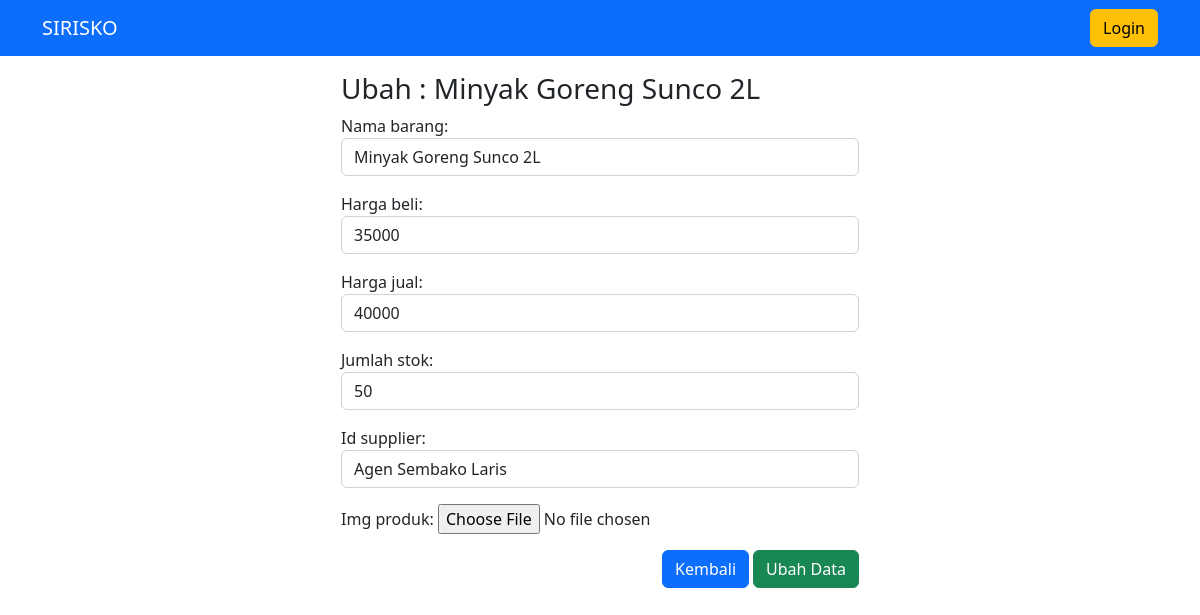
Before: /barang/ubah/1 with the older database file.
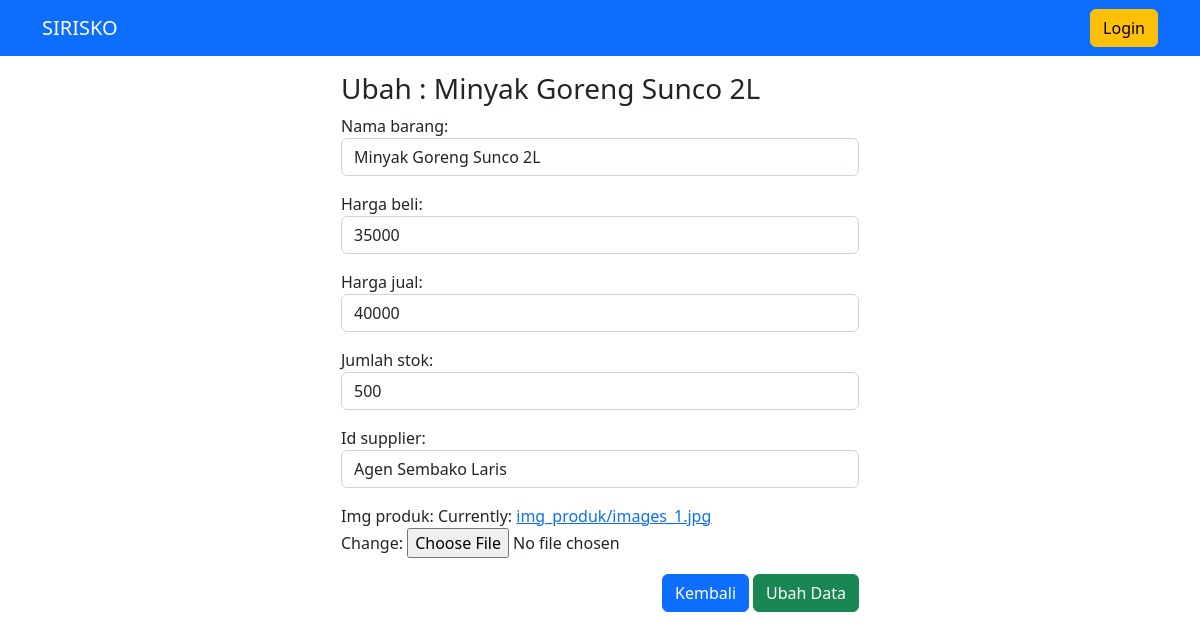
After: the same page with the newer database file.
### inventaris/models.py (models this page shows, shortened)
class Barang(models.Model):
    nama_barang = models.CharField(max_length=50)
    harga_beli = models.IntegerField()
    harga_jual = models.IntegerField(null=True)
    jumlah_stok = models.IntegerField()
    id_supplier = models.ForeignKey(
        Supplier, on_delete=models.CASCADE, null=True)
    img_produk = models.ImageField(upload_to='img_produk/', null=True)
    tanggal = models.DateTimeField(auto_now_add=True, null=True)

### inventaris/views.py (the view)
# urls.py: path('barang/ubah/<int:id_barang>', views.ubah_barang, name='ubah_barang'),
def ubah_barang(request, id_barang):
    barang_id = models.Barang.objects.get(id=id_barang)
    template = 'ubah-barang.html'
    if request.POST:
        form = forms.FormBarang(
            request.POST, request.FILES, instance=barang_id)
        if form.is_valid():
            form.save()
            messages.success(request, "Data berhasil diperbaharui!")
            return redirect('barang')
    else:
        form = forms.FormBarang(instance=barang_id)
        konteks = {
            'form': form,
            'barang_id': barang_id,
        }
    return render(request, template, konteks)

### inventaris/forms.py
class FormBarang(ModelForm):
    class Meta:
        model = models.Barang
        fields = '__all__'
        widgets = {
            'nama_barang': forms.TextInput({'class': 'form-control'}),
            'harga_beli': forms.NumberInput({'class': 'form-control'}),
            'harga_jual': forms.NumberInput({'class': 'form-control'}),
            'jumlah_stok': forms.NumberInput({'class': 'form-control'}),
            'id_supplier': forms.Select({'class': 'form-control'}),
        }

### inventaris/models.py (called while the page is built)
    def __str__(self):
        return self.nama_supplier

### inventaris/templates/ubah-barang.html (shortened to what this page needs)
{% extends 'base.html' %}
{% block content %}
<div class="container">
    <div class="row m-3 justify-content-center">
        <div class="col-md-6">
            <h3>Ubah : {{ barang_id.nama_barang }}</h3>
            <form action="{% url 'ubah_barang' barang_id.id %}" method="post" enctype="multipart/form-data">
                {{form.as_p}}
                <div class="d-flex justify-content-end">
                    <a href="{% url 'barang' %}" class="btn btn-primary">Kembali</a>
                    <button class="btn btn-success">Ubah Data</button>
                </div>
            </form>
        </div>
    </div>
</div>
{% endblock %}

Changed rows visible on the page:
changed Barang "Minyak Goreng Sunco 2L": jumlah_stok "50" → "500"
Other visible differences:
text no longer shown: "Nama barang: Harga beli: Harga jual: Jumlah stok: Id supplier: Img produk:"
text now shown: "Nama barang: Harga beli: Harga jual: Jumlah stok: Id supplier: Img produk: Currently: img_produk/images_1.jpg Change:"
